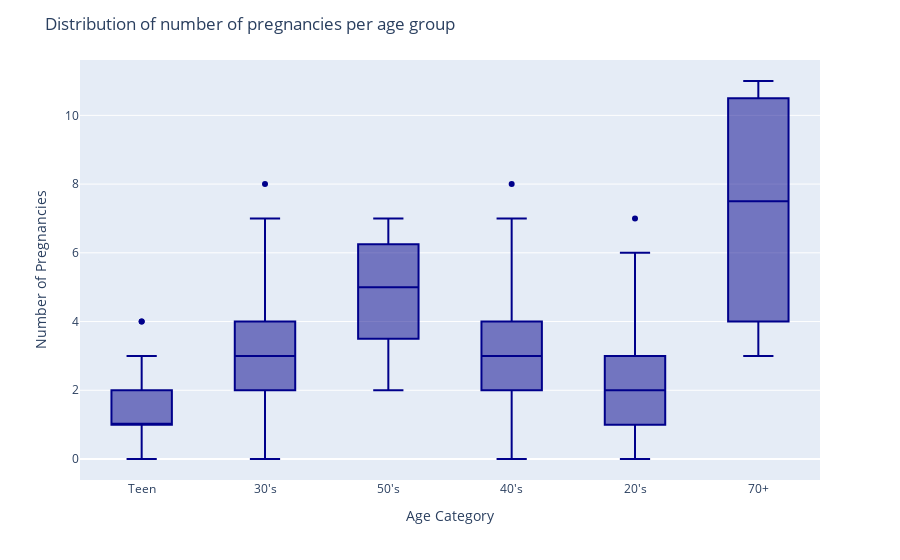

Source (notebook cell):
### Code cell
age_preg_bar = px.box(risk_factor_df, x="age_cat", y="Num of pregnancies",
                      color_discrete_sequence=["darkblue"], points="outliers",
                      category_orders=["Teenager", "Twenties", "Thirties", "Forties", "Fifties",
                                       "Seventy and over"])
age_preg_bar.update_xaxes(title="Age Category")
age_preg_bar.update_yaxes(title="Number of Pregnancies")
age_preg_bar.update_layout(title="Distribution of number of pregnancies per age group")
age_preg_bar.show()

### Figure 1 — Plotly figure (JSON) as saved in the notebook; plotly's stock layout.template omitted (floating-point values rounded to 4 significant figures; data arrays with more than 128 entries replaced by an {"elided": "..."} marker saying what was removed)
{"data": [{"alignmentgroup": "True", "boxpoints": "outliers", "hovertemplate": "age_cat=%{x}<br>Num of pregnancies=%{y}<extra></extra>", "legendgroup": "", "marker": {"color": "darkblue"}, "name": "", "notched": false, "offsetgroup": "", "orientation": "v", "showlegend": false, "type": "box", "x": {"elided": "858 str values"}, "x0": " ", "xaxis": "x", "y": {"elided": "858 int values"}, "y0": " ", "yaxis": "y"}], "layout": {"autosize": true, "boxmode": "group", "legend": {"tracegroupgap": 0}, "margin": {"t": 60}, "title": {"text": "Distribution of number of pregnancies per age group"}, "xaxis": {"anchor": "y", "autorange": true, "domain": [0, 1], "range": [-0.5, 5.5], "title": {"text": "Age Category"}, "type": "category"}, "yaxis": {"anchor": "x", "autorange": true, "domain": [0, 1], "range": [-0.6111, 11.61], "title": {"text": "Number of Pregnancies"}, "type": "linear"}}}
